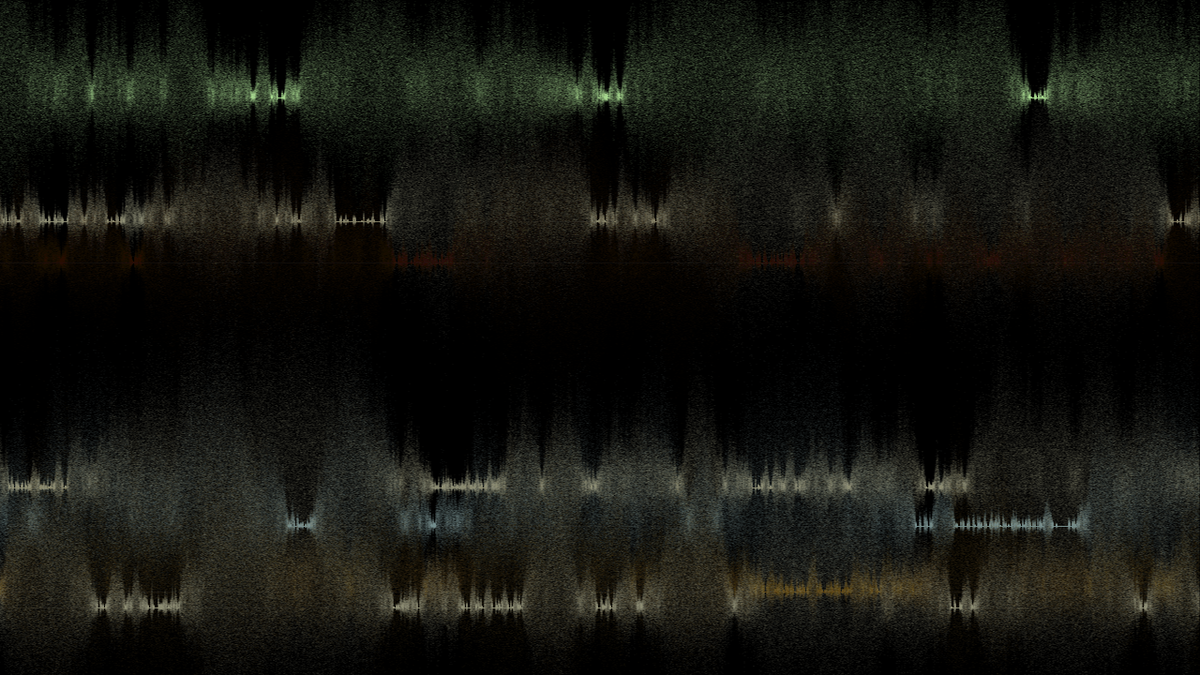
Frame 1 (no input)
Frame 60 (the mouse pressed at the canvas centre just before this capture): identical to frame 1, image omitted
Frame 120 (the mouse held since frame 60 and released just before this capture): identical to frame 1, image omitted

The Processing sketch that drew this single still picture (run headless with seeded random() and noise(); from frame 60 on, the mouse is pressed at the canvas centre):

// Processing sketch: RoughDonut
// ── RoughDonut.pde
import java.util.Random;

final int N_LIN = 7;
int[] LIN = new int[ N_LIN ];
color[] col = new color[ N_LIN ];

final int N_PTS = 256;
final int P_OPA = 10;
final int P_MAG = 32;

final int N_WAVE = 23;

Random rng = new Random( );

void setup( ) {
  
  size( 1280, 720 );
  background( 0 );
  noSmooth( );
  
  for( int l = 0; l < N_LIN; ++l ) {
    
    LIN[ l ] = rng.nextInt( pixelHeight );
    col[ l ] = getColor( );
    
    stroke( 255, P_OPA );
    line( 0, LIN[ l ], pixelWidth, LIN[ l ] );
    
    float mag = rng.nextFloat( ) * P_MAG;
    
    for( int x = 0; x < pixelWidth; ++x ) {
      
      mag += ( rng.nextFloat( ) * 2 - 1.0 ) * 3.0;
      
      if( mag > P_MAG )
        mag = P_MAG;
      else if( mag < 0 )
        mag = 0;
      
      //stroke( 225,191,146, max( 255 - mag * 3, 25 ) );
      //line( x, LIN[ l ].y - mag, x, LIN[ l ].y + mag ); 
      
      for( int p = 0; p < N_PTS; ++p ) {
        
        float y = -1;
        
        while( !( y > 0 && y < pixelHeight ) )
          y = (float)rng.nextGaussian( ) * mag * 2 - mag + LIN[ l ];
          
        fill( col[ l ], P_OPA );
        noStroke( );
        ellipse( x, y, 2, 2 );
        
      }
      
    }
    
  }
  
}

void draw( ) {
  
}
// ── Colors.pde
color[] palette = {
  color( 36, 25, 20 ),
  color( 102, 89, 77 ),
  color( 161, 152, 125 ),
  color( 61, 23, 8 ),
  color( 108, 64, 13 ),
  color( 194, 163, 122 ),
  color( 115, 25, 0 ),
  color( 230, 103, 0 ),
  color( 242, 230, 121 ),
  color( 34, 57, 11 ),
  color( 96, 182, 38 ),
  color( 182, 242, 145 ),
  color( 57, 89, 102 ),
  color( 125, 152, 161 ),
  color( 184, 207, 207 ) };
    
color getColor( ) {
  
  return palette[ rng.nextInt( 15 ) ];
  
}
